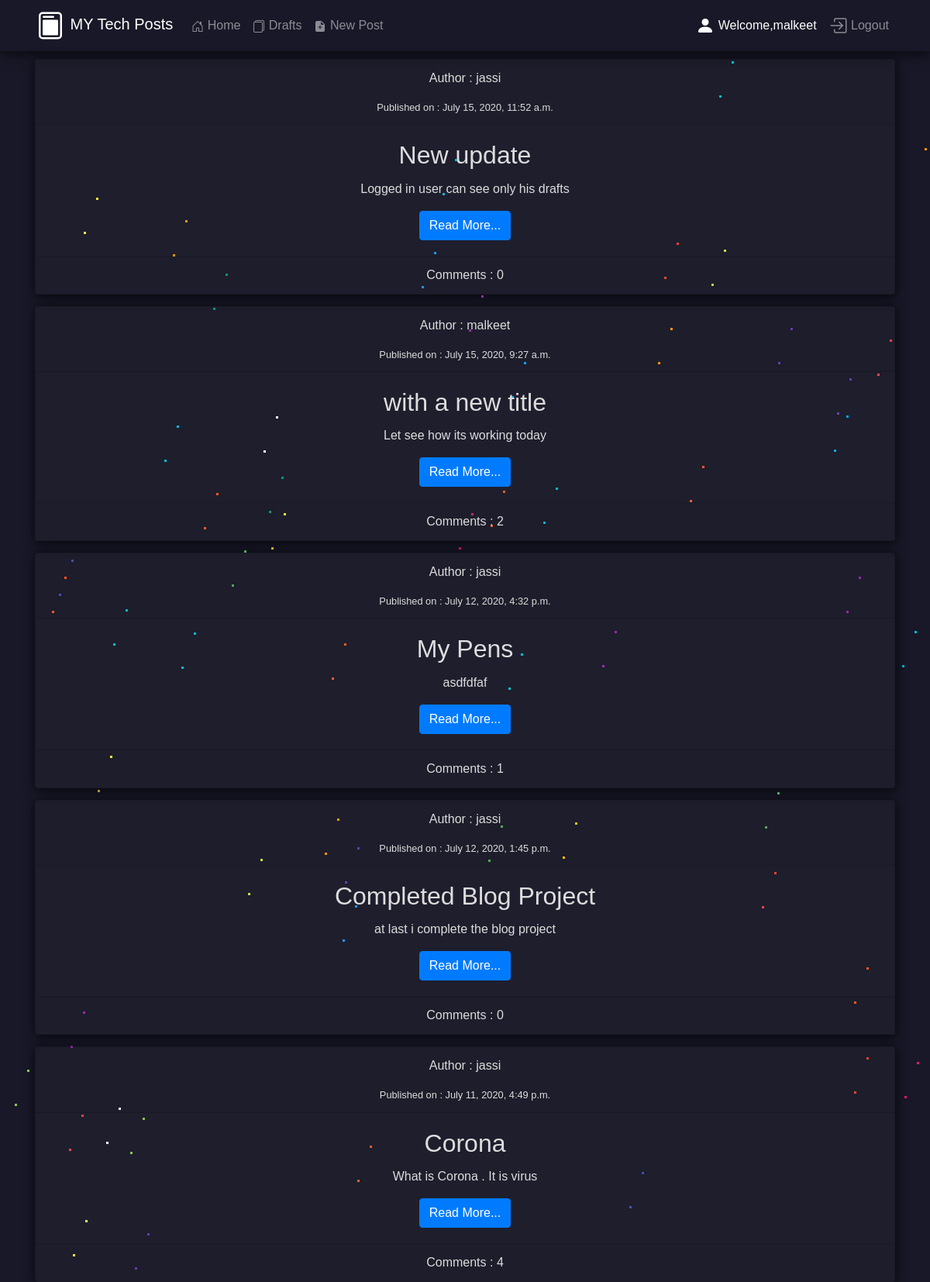
Page /blog/post_list/ (signed in) on the committed database.
### blog/models.py (models this page shows, shortened)
class Post(models.Model):
    author = models.ForeignKey('auth.user',on_delete=models.CASCADE)
    title = models.CharField(max_length=256)
    text = models.TextField()
    date_created = models.DateTimeField(auto_now_add=True)
    date_posted = models.DateTimeField(blank=True,null=True)
    def approved_comments(self):
        return self.comments.filter(approved_comment=True)

### blog/views.py (the view)
# urls.py: path('post_list/',views.PostListView.as_view(),name = 'postlist'),
class PostListView(ListView):
    model = Post
    def get_queryset(self):
        return Post.objects.filter(date_posted__lte = timezone.now()).order_by('-date_posted')

### blog/templates/blog/post_list.html (shortened to what this page needs)
{% extends 'blog/base.html' %}
{% block body_block %}
{% for post in post_list %}
    <div>
        <div class="post card mycard text-center">
        <div class="card-header">
        <p>Author : {{post.author}}</p>
        <small>Published on : {{post.date_posted}}</small></footer>
        </div>
        <div class="card-body">
            <h2 class="card-title">{{post.title}}</h2>
            <p class="card-text">{{post.text}}</p>
            <a href="{% url 'blog:postdetail' pk=post.pk %}" class="btn btn-primary">Read More...</a>
        </div>
        <div class="card-footer">Comments : {{post.approved_comments.count}}</div>
    </div>
{% endfor %}
{% endblock body_block %}

### blog/templates/blog/base.html (shortened to what this page needs)
<!DOCTYPE html>
<html lang="en">
{% load static %}
<head>
    <link rel="stylesheet" href="https://stackpath.bootstrapcdn.com/bootstrap/4.5.0/css/bootstrap.min.css"
>
    <link rel="stylesheet" href="{% static 'style.css' %}">
    <link rel="stylesheet" href="{% static 'imported.css' %}">
</head>
<body>
    <nav class="mynav navbar sticky-top navbar-expand-lg navbar-dark">
        <div class="container">
            <a class="navbar-brand" href="{% url 'blog:postlist' %}">
                MY Tech Posts
            </a>
            <div class="collapse navbar-collapse" id="navbarSupportedContent">
                <ul class="navbar-nav mr-auto">
                    <li class="nav-item">
                        <a class="nav-link" href="{% url 'home' %}">
                            Home
                        </a>
                    </li>
                    <li class="nav-item">
                        <a class="nav-link" href="{% url 'blog:drafts' %}">
                            Drafts
                        </a>
                    </li>
                    {% if user.is_authenticated %}
                    <li class="nav-item">
                        <a class="nav-link" href="{% url 'blog:postcreate' %}">
                            New Post
                        </a>
                    </li>
                    {% endif %}
                </ul>
                <ul class="navbar-nav  my-2 my-lg-0">
                    {% if user.is_authenticated %}
                    <li class="nav-item">
                        <a class="nav-link active disabled" href="/">
                            <svg width="1.5em" height="1.5em" viewBox="0 0 16 16" class="bi bi-person-fill"
                                fill="currentColor" xmlns="http://www.w3.org/2000/svg">
                                <path fill-rule="evenodd"
                                    d="M3 14s-1 0-1-1 1-4 6-4 6 3 6 4-1 1-1 1H3zm5-6a3 3 0 1 0 0-6 3 3 0 0 0 0 6z" />
                            </svg>
                            Welcome,{{user.username}}</a>
                    </li>
                    <li class="nav-item">
                        <a class="nav-link" href="{% url 'logout' %}">
                            Logout</a>
                    </li>
                    {% endif %}
                </ul>
            </div>
        </div>
        <div class="starsec"></div>
        <div class="starthird"></div>
        <div class="starfourth"></div>
    </nav>
    <div class="margin-body">
        <div>
            <div class="starsec"></div>
            <div class="starthird"></div>
            <div class="starfourth"></div>
        </div>
        <div class="container">
            {% block body_block %}{% endblock body_block %}
        </div>
</body>
</html>

### blog/static/style.css (style rules this page uses)
body { color: #ddd; }
.mynav { margin-bottom: 10px ; background-image:url("https://1.bp.blogspot.com/-Fo3iRt97ZXY/XvSG4EMwi0I/AAAAAAAAVEo/mrApRTcVVRk1m-fX9K-ffNwRUXlHUocdwCLcBGAsYHQ/s1600/h.jpg");; box-shadow: 0px 1px 18px rgba(0, 0, 0, 0.795); }
html { height: 100%; }
body { margin:0; padding:0; font-family: sans-serif; }
.mycard { box-shadow: 1px 2px 15px rgba(0, 0, 0, 0.795); background-color: rgba(255, 255, 255, 0.027); margin-bottom: 15px; }

### rows in the picture
Post: author "jassi", date_posted "July 15, 2020, 11:52 a.m.", title "New update", text "Logged in user can see only his drafts", approved_comments.count "0"
Post: author "malkeet", date_posted "July 15, 2020, 9:27 a.m.", title "with a new title", text "Let see how its working today", approved_comments.count "2"
Post: author "jassi", date_posted "July 12, 2020, 4:32 p.m.", title "My Pens", text "asdfdfaf", approved_comments.count "1"
Post: author "jassi", date_posted "July 12, 2020, 1:45 p.m.", title "Completed Blog Project", text "at last i complete the blog project", approved_comments.count "0"
Post: author "jassi", date_posted "July 11, 2020, 4:49 p.m.", title "Corona", text "What is Corona . It is virus", approved_comments.count "4"

### other values in the picture
{{ user.username }} "malkeet"
